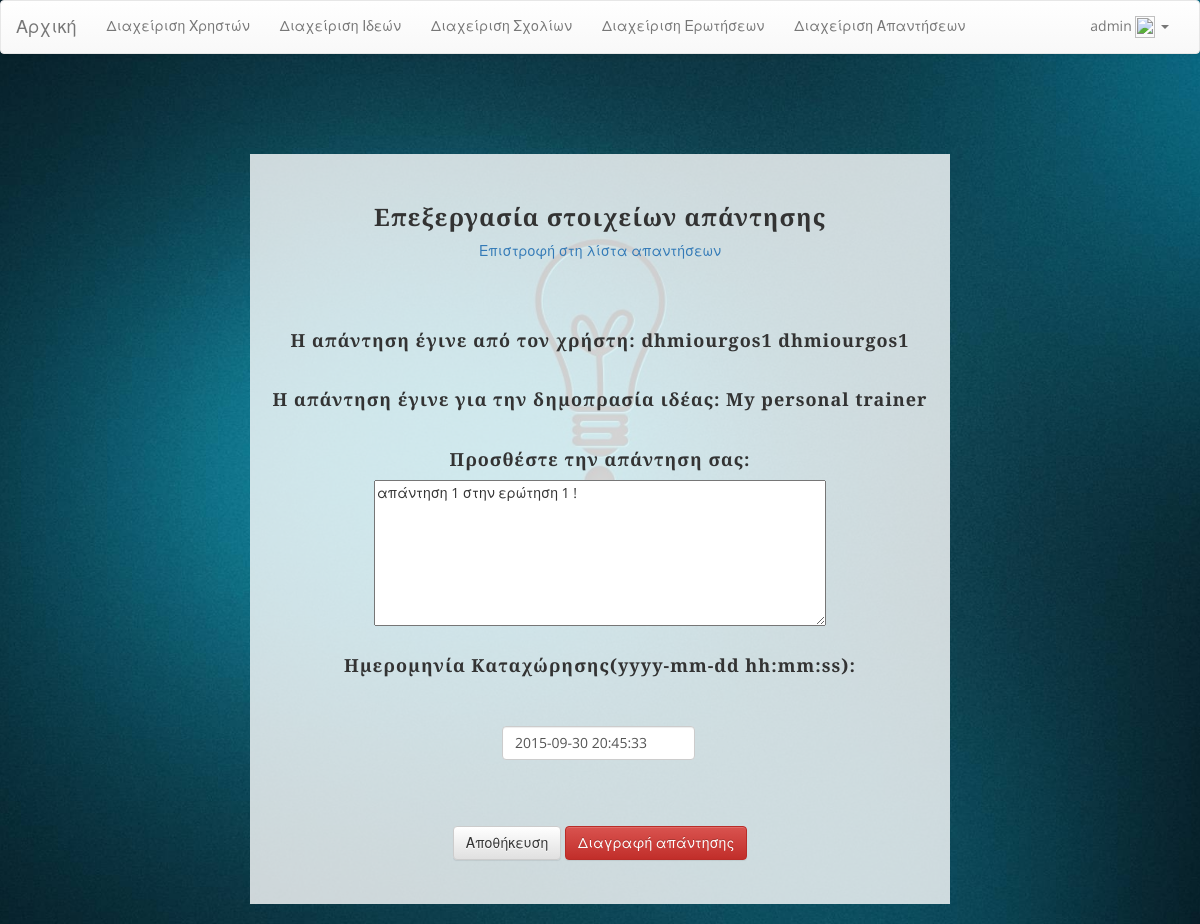
Screenshot of /IdeasMarketplace/admin/answer_edit.php?id=2 (signed in) with the database file from the repository.
### tables this page shows
CREATE TABLE IF NOT EXISTS `users` (
  `id` int(11) NOT NULL,
  `first_name` text NOT NULL,
  `last_name` text NOT NULL,
  `email` text NOT NULL,
  `password` text NOT NULL,
  `type` int(11) NOT NULL,
  `sex` int(11) NOT NULL,
  `age` int(11) NOT NULL,
  `img_temp` tinyint(1) NOT NULL,
  `image` longblob NOT NULL
);

CREATE TABLE IF NOT EXISTS `auctions` (
  `id` int(11) NOT NULL,
  `name` text NOT NULL,
  `description` text NOT NULL,
  `bid_start` int(11) NOT NULL,
  `bid_min` int(11) NOT NULL,
  `buy_price` int(11) NOT NULL,
  `offer_start` datetime NOT NULL,
  `offer_end` datetime NOT NULL,
  `winner` int(11) NOT NULL
);

CREATE TABLE IF NOT EXISTS `answers` (
  `id` int(11) NOT NULL,
  `user_id` int(11) NOT NULL,
  `question_id` int(11) NOT NULL,
  `auction_id` int(11) NOT NULL,
  `answer` text NOT NULL,
  `date` datetime NOT NULL
);

### IdeasMarketplace/admin/answer_edit.php (the view, shortened to what this page needs)
<?php
include '../functions.php';
if (isset($_SESSION['type']) && $_SESSION['type'] == 3) {
    $conn = sqldb();
    $sql = 'SELECT user_id,auction_id,answer,date FROM answers WHERE id=' . $_GET['id'] . ';';
    $result = $conn->query($sql);
    $row = $result->fetch_assoc();
    $sql = 'SELECT first_name,last_name FROM users WHERE id=' . $row['user_id'] . ';';
    $result = $conn->query($sql);
    $row1 = $result->fetch_assoc();
    $sql = 'SELECT name FROM auctions WHERE id=' . $row['auction_id'] . ';';
    $result = $conn->query($sql);
    $row2 = $result->fetch_assoc();
    ?>
    <html>
        <head>
            <?php styles(); ?>
            <link href="/css/star-rating.min.css" media="all" rel="stylesheet" type="text/css" />
            <link rel="stylesheet" type="text/css" href="/css/jquery.datetimepicker.css">
        </head>
        <body>
            <?php show_header(); ?>
            <div class="container">
                <div class="row">
                    <div class="box">
                        <center>
                            <h3>Επεξεργασία στοιχείων απάντησης</h3><a href="answers.php">Επιστροφή στη λίστα απαντήσεων</a><br><br>
                        </center>
                        <br><br>
                        <center>
                            <h4>Η απάντηση έγινε από τον χρήστη: <?php echo $row1['first_name'] . " " . $row1['last_name']; ?> </h4><br>
                            <h4>Η απάντηση έγινε για την δημοπρασία ιδέας: <?php echo $row2['name']; ?> </h4><br>
                            <form method='post' onsubmit="saveAnswer();
                                        return false;">
                                <h4>Προσθέστε την απάντηση σας:</h4>
                                <textarea id="ans" rows="7" cols="60" placeholder="Γράψτε την απάντηση σας εδώ ..." required><?php echo $row['answer']; ?></textarea><br><br>
                                <h4>Ημερομηνία Καταχώρησης(yyyy-mm-dd hh:mm:ss):</h4>
                                <br><br>
                                <div style="margin: 0 0 0 222;" class="col-sm-4">
                                    <input type="text" class="form-control" id="date" name="date" value="<?= $row['date'] ?>" required>
                                </div>
                                <br><br><br><br><br>
                                <button type="submit" onclick="saveAnswer();" class="btn btn-default">Αποθήκευση</button>
                                <button onclick="deleteAnswer();
                                            return false;" class="btn btn-danger">Διαγραφή απάντησης</button>
                            </form>
                        </center>
                    </div>
                </div>
            </div>
        </body>
    </html>
    <?php
} else {
    header('Location: ' . "http://$_SERVER[HTTP_HOST]");
    die();
}

### IdeasMarketplace/functions.php (shortened to what this page needs)
<?php
function show_header() {
    if (isset($_SESSION['id'])) {
        $conn = sqldb();
        $sql = "SELECT first_name FROM users WHERE id=" . $_SESSION['id'];
        $result = $conn->query($sql);
        $user = $result->fetch_assoc();
    }
    ?>
    <nav class="navbar navbar-default">
        <div class="container-fluid">
            <div class="navbar-header">
                <a class="navbar-brand" href="/">Αρχική</a>
            </div>
            <div class="collapse navbar-collapse" id="bs-example-navbar-collapse-1">
                <ul class="nav navbar-nav">
                    <?php
                    if (isset($_SESSION['id'])) {
                        if ($_SESSION['type'] == 2) {
                            fix_link("/creator/");
                            echo 'Διαχείριση Ιδεών</a></li>';
                            fix_link("/creator/comments.php");
                            echo 'Διαχείριση Σχολίων</a></li>';
                            fix_link("/creator/questions.php");
                            echo 'Διαχείριση Ερωτήσεων</a></li>';
                            fix_link("/creator/answers.php");
                            echo 'Διαχείριση Απαντήσεων</a></li>';
                        } else if ($_SESSION['type'] == 3) {
                            fix_link("/admin/");
                            echo 'Διαχείριση Χρηστών</a></li>';
                            echo 'Διαχείριση Ιδεών</a></li>';
                            echo 'Διαχείριση Σχολίων</a></li>';
                            echo 'Διαχείριση Ερωτήσεων</a></li>';
                            echo 'Διαχείριση Απαντήσεων</a></li>';
                        }
                    }
                    ?>
                </ul>
                <ul class="nav navbar-nav navbar-right">
                    <?php
                    if (isset($_SESSION['id'])) {
                        ?>
                        <li class="dropdown">
                            <a href="#" class="dropdown-toggle" data-toggle="dropdown" role="button" aria-expanded="false"><?= $user['first_name'] ?>
                                <?php if ($_SESSION['img_temp'] == 0) { ?>
                                    <img style="height: 22px;width: 20px;" src="/img/no_image.jpg">
                                <?php } else { ?>
                                    <img style="height: 22px;width: 20px;" src="../image.php">
                                <?php } ?><span class="caret"></span></a>
                            <?php
                        }
                        ?>
                </ul>
            </div>
        </div>
    </nav>
    <?php
}
function sqldb() {
    $conn = new mysqli("localhost", "root", "", "ideas");
    $conn->query("SET NAMES 'utf8'");
    $conn->query("SET CHARACTER SET 'utf8'");
    return $conn;
}
function fix_link($l) {
    echo '<li';
    if (endsWith($_SERVER['REQUEST_URI'], $l)) {
        echo ' class="active"';
    }
    echo '><a href="' . $l . '">';
}
function endsWith($haystack, $needle) {
    return $needle === "" || (($temp = strlen($haystack) - strlen($needle)) >= 0 && strpos($haystack, $needle, $temp) !== FALSE);
}
function styles() {
    ?>
    <link rel="stylesheet" href="https://maxcdn.bootstrapcdn.com/bootstrap/3.3.4/css/bootstrap.min.css">
    <link rel="stylesheet" href="https://maxcdn.bootstrapcdn.com/bootstrap/3.3.4/css/bootstrap-theme.min.css">
    <link rel="stylesheet" href="/css/style.css">
    <?php
}
    ?>

### IdeasMarketplace/css/style.css (style rules this page uses)
body { font-family: "Open Sans","Helvetica Neue",Helvetica,Arial,sans-serif; background: url('../img/bg.jpg') no-repeat center center fixed; -webkit-background-size: cover; -moz-background-size: cover; background-size: cover; -o-background-size: cover; }
h1, h2, h3, h4, h5, h6 { font-family: "Josefin Slab","Helvetica Neue",Helvetica,Arial,sans-serif; font-weight: 700; letter-spacing: 1px; }
.box { margin-bottom: 20px; padding: 30px 15px; background: #fff; background: rgba(255,255,255,0.8); }
@media screen and (min-width:1200px) { .box:after { content: ''; display: table; clear: both; } }

### IdeasMarketplace/admin/answer_edit.php (style rules this page uses)
.container { margin-top:100px; width:700px; }

### rows the page displays
users: first_name "admin"
users: first_name "dhmiourgos1", last_name "dhmiourgos1"
auctions: name "My personal trainer"
answers: answer "απάντηση 1 στην ερώτηση 1 !", date "2015-09-30 20:45:33"
